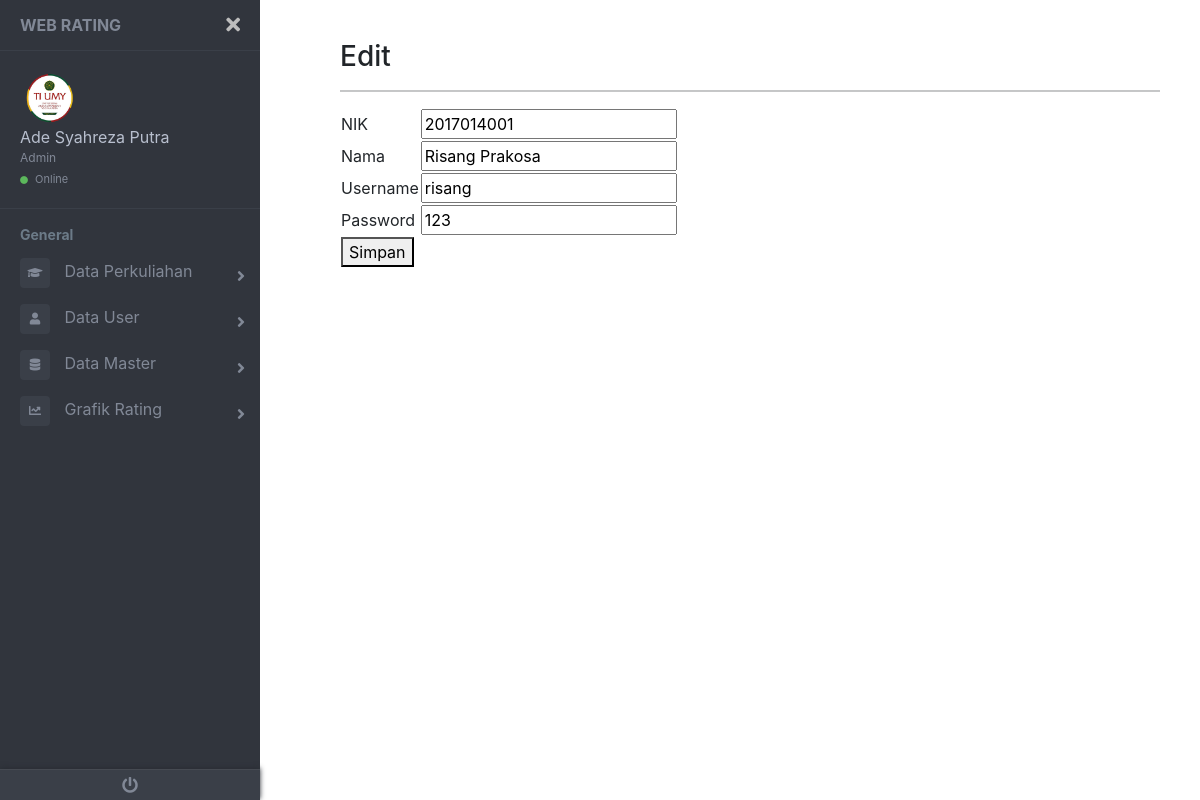
/admin/user/aksi_edit_mhs.php?id=8 (signed in), run on the app's committed database.
### tables this page shows
CREATE TABLE `user` (
  `id` int(11) NOT NULL,
  `nik_nim` varchar(50) NOT NULL,
  `username` varchar(200) NOT NULL,
  `nama` varchar(200) NOT NULL,
  `password` varchar(100) NOT NULL,
  `level` varchar(200) NOT NULL
);

### admin/user/aksi_edit_mhs.php (the view, shortened to what this page needs)
<!DOCTYPE html>
<html lang="en">
<head>
    <link rel="stylesheet" href="../../asset/css/bootstrap.css">
    <link rel="stylesheet" href="../../asset/css/sidebar.css">
    <link href="//maxcdn.bootstrapcdn.com/bootstrap/4.0.0/css/bootstrap.min.css" rel="stylesheet" id="bootstrap-css">
    <link href="https://use.fontawesome.com/releases/v5.0.6/css/all.css" rel="stylesheet">
    <link href="https://maxcdn.bootstrapcdn.com/bootstrap/4.0.0/css/bootstrap.min.css" rel="stylesheet">
</head>
<body>
    <div class="page-wrapper chiller-theme toggled">
        <nav id="sidebar" class="sidebar-wrapper">
            <div class="sidebar-content">
                <div class="sidebar-brand">
                    <a href="../index.php">Web Rating</a>
                    <div id="close-sidebar">
                        <i class="fas fa-times"></i>
                    </div>
                </div>
                <div class="sidebar-header">
                    <div class="user-pic">
                        <img class="img-responsive img-rounded" src="../../asset/images/logo1.png" alt="User Picture">
                    </div>
                    <div class="user-info">
                        <span class="user-name">
                            <?php
                            include "../../get_profile.php";
                            ?>
                        </span>
                        <span class="user-role">Admin</span>
                        <span class="user-status">
                            <i class="fa fa-circle"></i>
                            <span>Online</span>
                        </span>
                    </div>
                </div>
                <div class="sidebar-menu">
                    <ul>
                        <li class="header-menu">
                            <span>General</span>
                        </li>
                        <li class="sidebar-dropdown">
                            <a href="#">
                                <i class="fa fa-graduation-cap"></i>
                                <span>Data Perkuliahan</span>
                            </a>
                        </li>
                        <li class=sidebar-dropdown>
                            <a href="#">
                                <i class="fa fa-user"></i>
                                <span>Data User</span>
                            </a>
                        </li>
                        <li class="sidebar-dropdown">
                                <a href="#">
                                    <i class="fas fa-database"></i>
                                    <span>Data Master</span>
                                </a>
                            </li>
                        <li class="sidebar-dropdown">
                            <a href="#">
                                <i class="fa fa-chart-line"></i>
                                <span>Grafik Rating</span>
                            </a>
                        </li>
                    </ul>
                </div>
            </div>
            <div class="sidebar-footer">
                <a href="../../aut/logout.php">
                    <i class="fa fa-power-off"></i>
                </a>
            </div>
        </nav>
    <main class="page-content">
        <div class="container-fluid">
        <h3>Edit</h3>
        <hr>
        <?php
        include "../../koneksi.php";
        $id = $_GET['id'];
        $query_mysql = mysqli_query($koneksi, "SELECT * FROM user WHERE id='$id'")or die(mysqli_error());
        while($data = mysqli_fetch_array($query_mysql)){
        ?>
            <form action="update_mhs.php" method="post">
                <table>
                    <tr>
                        <td>NIK</td>
                        <td>
                            <input type="text" name="nik_nim" value="<?php echo $data['nik_nim'] ?>">
                        </td>
                    </tr>
                    <tr>
                        <td>Nama</td>
                        <td>
                            <input type="text" name="nama" value="<?php echo $data['nama'] ?>">
                        </td>
                    </tr>
                    <tr>
                        <td>Username</td>
                        <td>
                            <input type="text" name="username" value="<?php echo $data['username'] ?>">
                        </td>
                    </tr>
                    <tr>
                        <td>Password</td>
                        <td>
                            <input type="text" name="password" value="<?php echo $data['password'] ?>">
                        </td>
                    </tr>
                    <tr>
                        <td><button onclick='jacascript:alert("data anda berhasil di update")' href='#'>Simpan</button></td>
                    </tr>
                </table>
            </form>
        <?php } ?>
        </div>
    </main>
    </div>
</body>
</html>

### get_profile.php
<?php
include "koneksi.php";
$username = $_SESSION['username'];
$query = "SELECT nama FROM user WHERE username = '".$username."'";
$result = mysqli_query($koneksi, $query);
if(mysqli_num_rows($result)>0)
{
    $row = mysqli_fetch_array($result);
    $nama = $row["nama"];
    echo $nama;
}
else
{
    echo "No record found";
}
?>

### data on the page
user: nama "Ade Syahreza Putra"
user: nik_nim "2017014001", nama "Risang Prakosa", username "risang", password "123"
